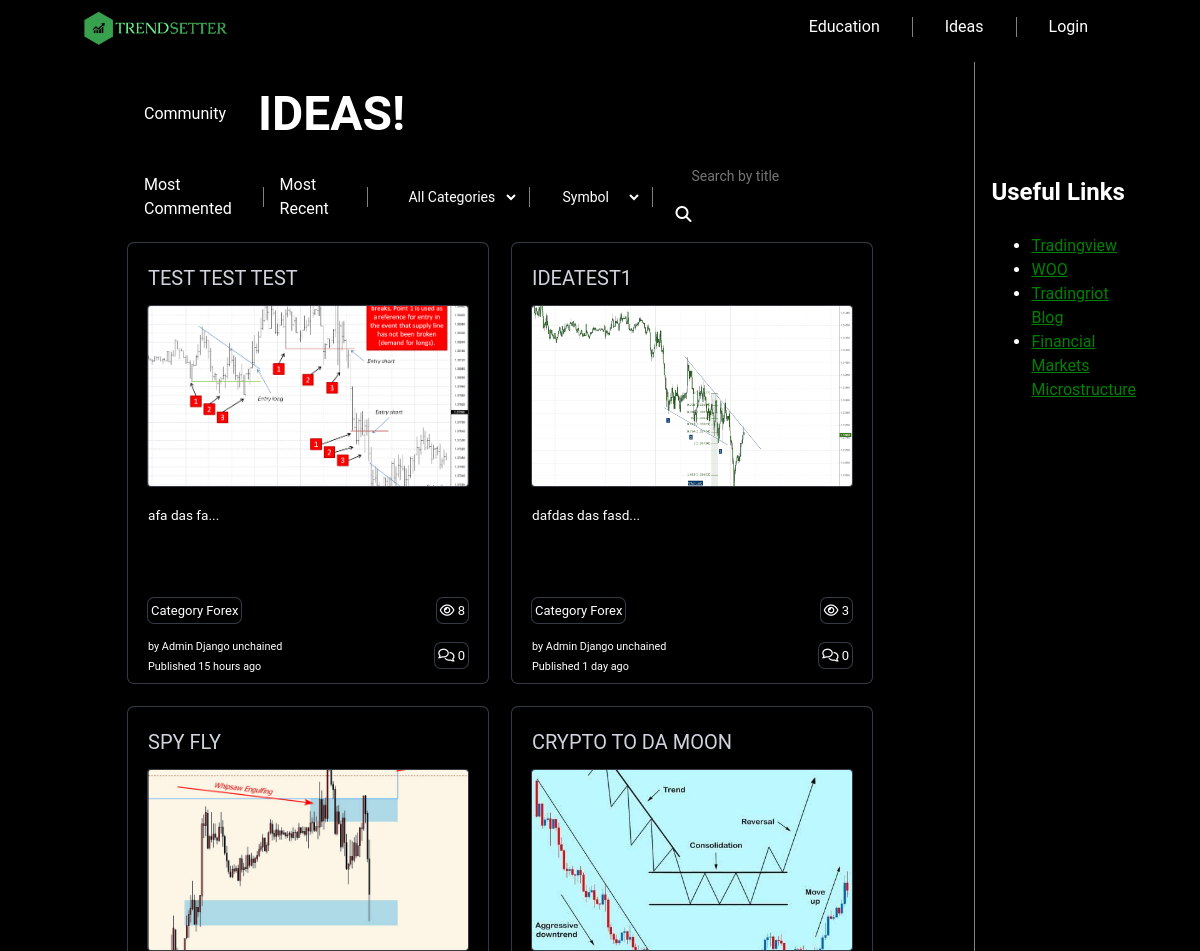
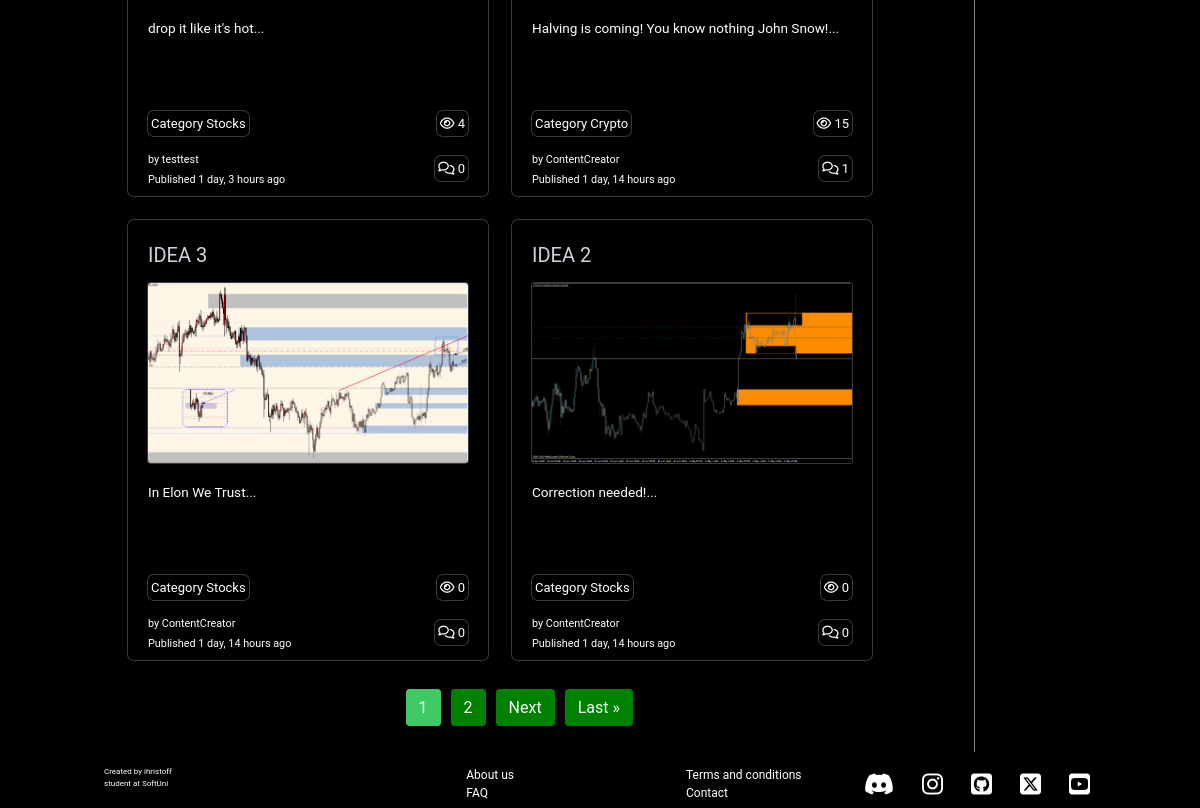
Page /trade_ideas/ideas/ on the earlier database version (2 pictures, top to bottom).
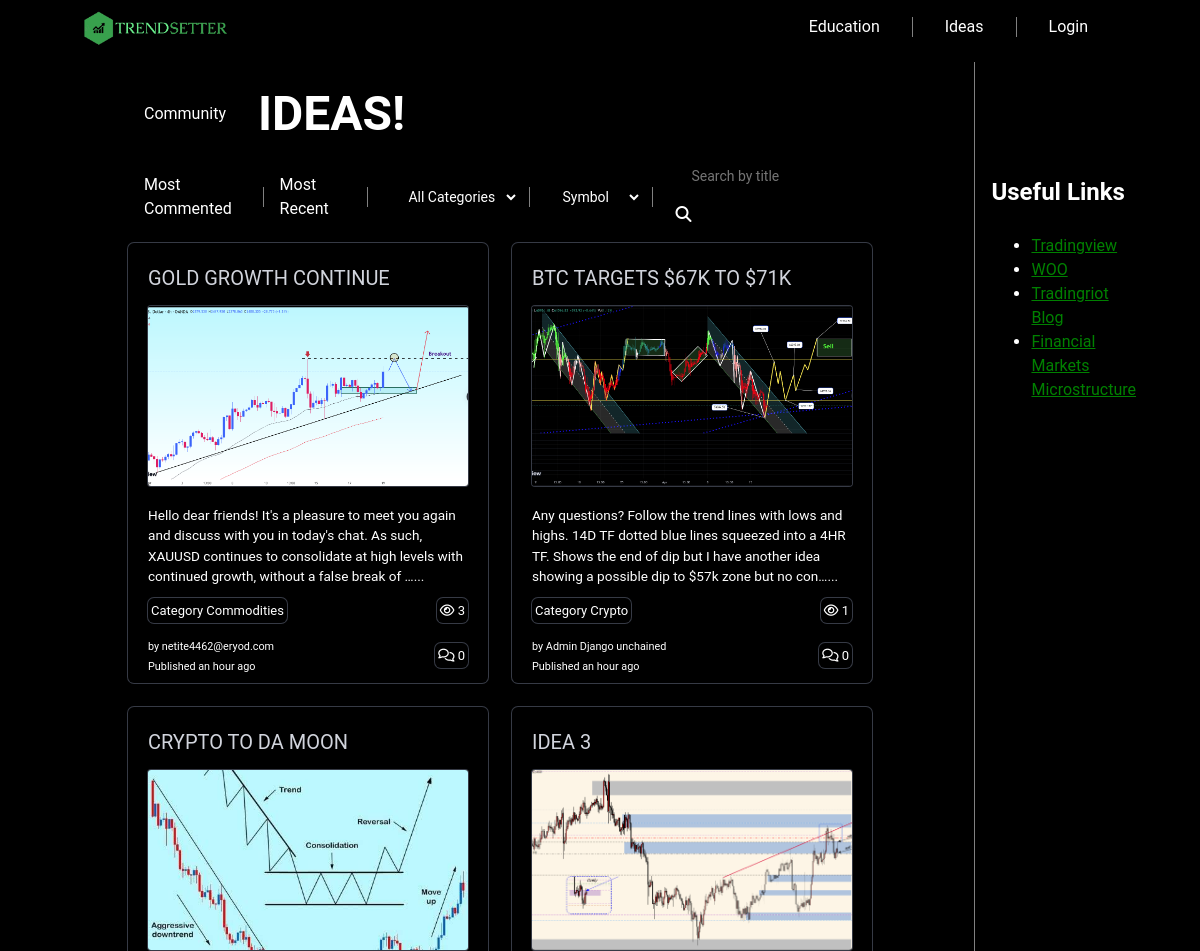
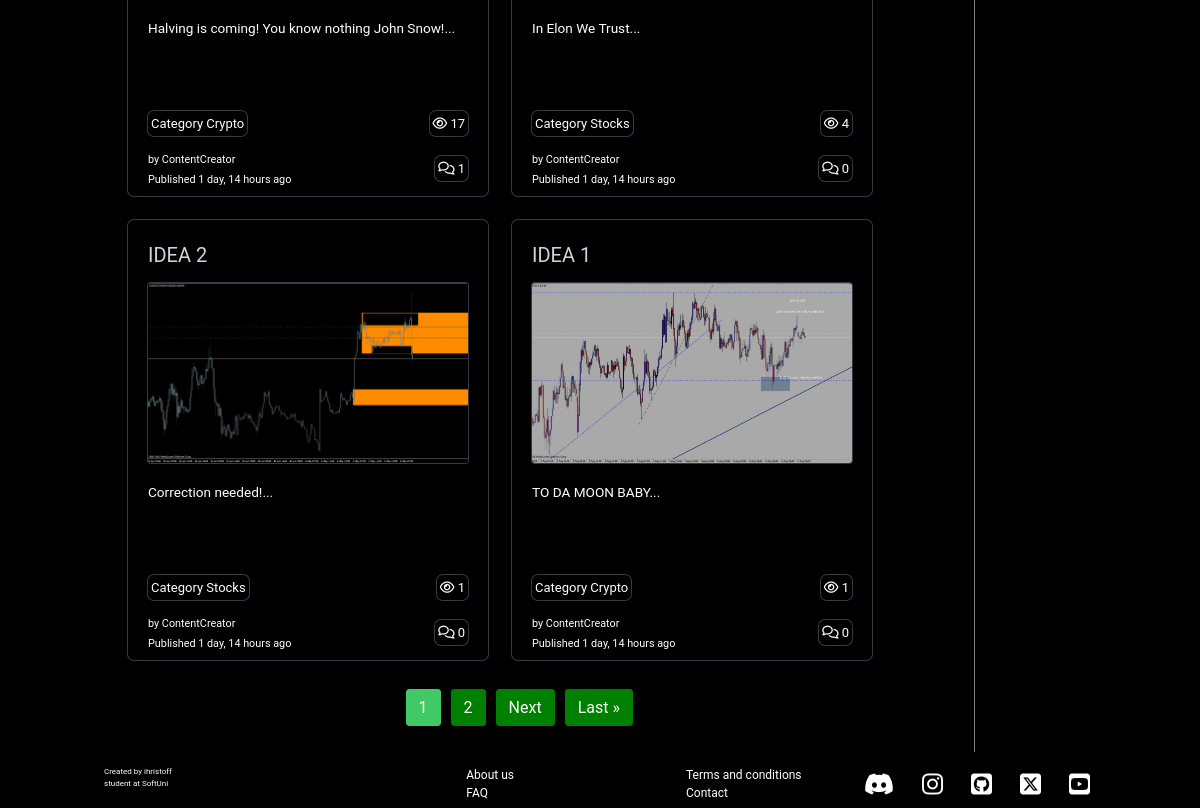
Same page on the later database version (2 pictures, top to bottom).
### TrendSetter/trade_ideas/models.py (models this page shows, shortened)
class TradeIdea(models.Model):
    MAX_MARKET_LENGTH = 15
    TIMEFRAME_CHOICES = [
        ('15M', '15M'),
        ('30M', '30M'),
        ('1H', '1H'),
        ('4H', '4H'),
        ('1D', '1D'),
        ('1W', '1W'),
        ('1M', '1M'),
    ]
    SYMBOL_CHOICES = [
        ('FX:EURUSD', 'EURUSD'),
        ('FX:GBPUSD', 'GBPUSD'),
        ('FX:USDCHF', 'USDCHF'),
        ('FX:USDJPY', 'USDJPY'),
        ('FX:EURJPY', 'EURJPY'),
        ('FX:AUDUSD', 'AUDUSD'),
        ('COINBASE:BTCUSD', 'BTCUSD'),
        ('COINBASE:ETHUSD', 'ETHUSD'),
        ('AMEX:SPY', 'SPY'),
        ('NASDAQ:NDX', 'NASDAQ'),
        ('NASDAQ:AAPL', 'AAPL'),
        ('NASDAQ:TSLA', 'TSLA'),
        ('NASDAQ:NVDA', 'NVDA'),
        ('NASDAQ:AMZN', 'AMZN'),
        ('SAXO:XAUUSD', 'GOLD'),
        ('SAXO:XAGUSD', 'SILVER'),
        ('Other', 'Other'),
    ]
    CATEGORY_CHOICES = [
        ('Forex', 'Forex'),
        ('Crypto', 'Crypto'),
        ('Indicies', 'Indicies'),
        ('Stocks', 'Stocks'),
        ('Commodites', 'Commodities'),
        ('Other', 'Other'),
    ]
    user = models.ForeignKey(UserModel, on_delete=models.SET_NULL, related_name='trade_ideas', null=True,
                             blank=True)
    title = models.CharField(
        max_length=25,
        null=False,
        blank=False,
    )
    idea_image = models.ImageField(
        upload_to='ideas_images/',
        validators=(image_size_validator,),
        null=False,
        blank=False,
    )
    description = models.TextField()
    symbol = models.CharField(
        max_length=MAX_MARKET_LENGTH,
        choices=SYMBOL_CHOICES,
        null=False,
        blank=False,
    )
    timeframe = models.CharField(max_length=20, choices=TIMEFRAME_CHOICES)
    category = models.CharField(max_length=20, choices=CATEGORY_CHOICES, default='Forex')
    created_at = models.DateTimeField(
        auto_now_add=True,
    )
    updated_at = models.DateTimeField(
        auto_now=True,
    )
    views = models.PositiveIntegerField(default=0)
    author_name = models.CharField(max_length=50, null=True, blank=True)

### TrendSetter/accounts/models.py (models this page shows, shortened)
class Profile(models.Model):
    BEGINNER = 'beginner'
    INTERMEDIATE = 'intermediate'
    ADVANCED = 'advanced'
    EXPERT = 'Expert'
    EXPERIENCE_CHOICES = [
        (BEGINNER, 'Beginner'),
        (INTERMEDIATE, 'Intermediate'),
        (ADVANCED, 'Advanced'),
        (EXPERT, 'Expert'),
    ]
    user = models.OneToOneField(
        TrendSetterUser,
        on_delete=models.CASCADE,
        primary_key=True,
    )
    profile_image = models.ImageField(
        upload_to='profile_images/',
        validators=(image_size_validator,),
        null=True,
        blank=True,
    )
    username = models.CharField(max_length=25, unique=True, null=True, blank=True)
    send_mail_for_new_article=models.BooleanField(default=False)
    show_email = models.BooleanField(default=True)
    bio = models.CharField(max_length=500, null=True, blank=True)
    date_of_birth = models.DateField(null=True, blank=True)
    age = models.PositiveIntegerField(
        null=True,
        blank=True,
    )
    location = models.CharField(max_length=50, null=True, blank=True)
    trading_experience = models.CharField(
        max_length=12,
        choices=EXPERIENCE_CHOICES,
        default=BEGINNER,
    )

class TrendSetterUser(auth_models.AbstractBaseUser, auth_models.PermissionsMixin):
    EMAIL_MAX_LENGTH = 50
    email = models.EmailField(
        unique=True,
        max_length=EMAIL_MAX_LENGTH,
        null=False,
        blank=False,
        error_messages={'unique': 'A user with that email already exists',}
    )
    date_joined = models.DateTimeField(
        auto_now_add=True,
    )
    is_staff = models.BooleanField(
        default=False,
    )
    USERNAME_FIELD = "email"
    objects= TrendSetterUserManager()
    def __str__(self):
        return self.email
    class Meta:
        verbose_name = "User"

### TrendSetter/trade_ideas/views.py (the view, shortened to what this page needs)
# urls.py: path('ideas/', TradeIdeasDashboardView.as_view(), name='trade ideas dashboard'),
class TradeIdeasDashboardView(views.ListView):
    queryset = TradeIdea.objects.all()
    template_name = 'trade_ideas/trade_ideas_dashboard.html'
    context_object_name = 'ideas'
    ordering = ['-created_at']  # Display articles in descending order of creation date
    paginate_by =6
    def get_queryset(self):
        return TradeIdea.objects.all().order_by('-created_at').annotate(num_comments=Count('comment'), )
    def get_context_data(self, **kwargs):
        context = super().get_context_data(**kwargs)
        search_query = self.request.GET.get('q')
        filter_type = self.request.GET.get('filter')
        category = self.request.GET.get('category')
        symbol = self.request.GET.get('symbol')
        queryset = self.get_queryset()
        if filter_type == 'most_viewed':
            queryset = self.get_most_viewed(queryset)
        elif filter_type == 'most_commented':
            queryset = self.get_most_commented(queryset)
        elif filter_type == 'most_recent':
            queryset = queryset.order_by('-created_at')
        if category:
            queryset = queryset.filter(category=category)
        elif symbol:
            queryset = queryset.filter(symbol=symbol)
        elif search_query:
            queryset = queryset.filter(title__icontains=search_query)
        context['filter_type'] = filter_type
        context['category'] = category
        context['categories'] = TradeIdea.CATEGORY_CHOICES
        context['symbols'] = TradeIdea.SYMBOL_CHOICES # Dynamic categories
        paginator = Paginator(queryset, self.paginate_by)
        page = self.request.GET.get('page')
        context['ideas'] = paginator.get_page(page)
        return context

### templates/trade_ideas/trade_ideas_dashboard.html (shortened to what this page needs)
{% extends "base.html" %}
{% load static %}
{% load humanize %}
{% load custom_filters %}
{% block content %}
<div class="idea-container">
    <div class="main">
        <div class="page-info">
            <p>Community </p>
            <h1>IDEAS!</h1>
        </div>
        <div class="filter-container">
            <a href="?filter=most_commented" class="nav-link">Most Commented</a>
            <a href="?filter=most_recent" class="nav-link">Most Recent</a>
            <div class="search">
                <form method="get" action="{% url 'trade ideas dashboard' %}" class="filter-form">
                    <select name="category" class="filter-select">
                        <option value="">All Categories</option>
                    </select>
                    <select name="symbol" class="filter-select">
                        <option value="">Symbol</option>
                    </select>
                    <div class="title-search">
                        <input type="text" name="q" placeholder="Search by title" value="{{ request.GET.q }}"
                               class="filter-input">
                        <button type="submit" class="filter-button">
                            <i class="fa fa-search"></i>
                        </button>
                    </div>
                </form>
            </div>
        </div>
        <div class="all-cards">
            {% for idea in ideas %}
                <div class="card">
                    <a class="card-title" href="{% url 'details idea' idea.pk %}">{{ idea.title|upper }}</a>
                    <img class="card-img" src="{{ idea.idea_image.url }}" alt="{{ idea.title }}"/>
                    <p class="card-description">{{ idea.description|safe |truncatechars:200|sanitize }}...</p>
                    <div class="info-1">
                        <p class="card-item-icon">Category {{ idea.category }}</p>
                <p class="card-item-icon"><i class="fa-regular fa-eye"></i> {{ idea.views }}</p>
                    </div>
                    <div class="info-2">
                                <div class="card-info-left">
                                    {% if idea.user.profile.username %}
                                        <p class="card-item"><small class="card-item small">
                                            by {{ idea.user.profile.username }}</small></p>
                                    {% elif idea.user %}
                                        <p class="card-item"><small class="card-item small">
                                            by {{ idea.user }}</small></p>
                                    {% elif idea.author_name %}
                                        <p class="card-item"><small class="card-item small">
                                            by {{ idea.author_name }}</small></p>
                                    {% else %}
                                        <p class="card-item"><small class="card-item small"> by Editor</small></p>
                                    {% endif %}
                                    <p class="card-item"><small
                                            class="card-item small">Published {{ idea.created_at |naturaltime}}</small></p>
                                </div>
                                <p class="card-item-icon"><i
                                        class="fa-regular fa-comments"></i> {{ idea.num_comments }}</p>
                            </div>
                </div>
            {% endfor %}
        </div>
        <div class="pagination-container">
            <ul class="pagination">
                {% if ideas.paginator.num_pages > 1 %}
                    {% for i in ideas.paginator.page_range %}
                        {% if ideas.number == i %}
                            <li class="page-item active">
                                <span class="page-link">{{ i }}</span>
                            </li>
                        {% else %}
                            <li class="page-item">
                                <a href="?page={{ i }}" class="page-link">{{ i }}</a>
                            </li>
                        {% endif %}
                    {% endfor %}
                {% endif %}
                {% if ideas.has_next %}
                    <li class="page-item">
                        <a href="?page={{ ideas.next_page_number }}" class="page-link">Next</a>
                    </li>
                    <li class="page-item">
                        <a href="?page={{ ideas.paginator.num_pages }}" class="page-link">Last &raquo;</a>
                    </li>
                {% endif %}
            </ul>
        </div>
    </div>
    <div class="side-bar-left">
            <div class="side-bar-div">
                <h2>Useful Links</h2>
                <ul>
                    <li><a href="https://www.tradingview.com/">Tradingview </a></li>
                    <li><a href="https://x.woo.org/register?ref=RIOTRIOT">WOO</a></li>
                    <li><a href="https://tradingriot.com/blog">Tradingriot Blog</a></li>
                    <li><a href="https://www.youtube.com/channel/UCzNpiFiu-8b5mS3yOMhH5XA">Financial Markets
                        Microstructure</a></li>
                </ul>
            </div>
    </div>
</div>
{% endblock %}

### templates/base.html (shortened to what this page needs)
{% load custom_filters %}
{% load static %}
<!DOCTYPE html>
<html lang="en">
<head>
    <link rel="stylesheet" href="{% static 'css/reset.css' %}">
    <link rel="stylesheet" href="{% static 'css/base.css' %}">
</head>
<body>
<section id="top">
    <header class="header">
        <div class="logo">
            <a href="{% url 'index' %}">
                <img src="{% static 'images/logo.png' %} " width="150" alt="TRENDSETTER">
            </a>
        </div>
        <nav class="navigation">
            <ul role="list">
                <li class="nav-item"><a href="{% url 'education articles' %}" class="nav-link ">Education</a></li>
                <li class="nav-item"><a href="{% url 'trade ideas dashboard' %}" class="nav-link">Ideas</a></li>
                {% if not request.user.is_authenticated %}
                    <li class="nav-item"><a href="{% url 'login' %}" class="nav-link">Login</a></li>
                {% endif %}
            </ul>
        </nav>
    </header>
</section>
<section id="main-section">
    {% block content %}
    {% endblock %}
</section>
<footer>
    <div class="footer-left">
        <div class="created-by">
            <p>Created by ihristoff</p>
            <p>student at <a href="https://softuni.bg" class="softuni-link">SoftUni</a></p>
        </div>
        <div class="footer-center">
            <ul role="list">
                <li><a href="{% url 'about' %}" class="footer-link">About us</a></li>
                <li><a href="{% url 'faq' %}" class="footer-link">FAQ</a></li>
            </ul>
        </div>
    </div>
    <div class="footer-right">
        <div class="footer-center">
            <ul role="list">
                <li><a href="{% url 'terms and conditions' %}" class="footer-link">Terms and conditions</a></li>
                <li><a href="{% url 'contact' %}" class="footer-link">Contact</a></li>
            </ul>
        </div>
        <div class="socials">
            <div class="social-icons">
                <a href="https://discord.gg/SH7ERRZ9" class="footer-link"><i
                        class="fa-brands fa-discord"></i></a>
                <a href="https://www.instagram.com/forexdoc.htc/?hl=en" class="footer-link"><i
                        class="fa-brands fa-instagram icon"></i></a>
                <a href="https://github.com/ihristoff" class="footer-link"><i
                        class="fa-brands fa-square-github"></i></a>
                <a href="https://twitter.com/JohnKicklighter" class="footer-link"><i
                        class="fa-brands fa-square-x-twitter"></i></a>
                <a href="https://www.youtube.com/@FrozenTundraTrader" class="footer-link"><i
                        class="fa-brands fa-square-youtube"></i></a>
            </div>
        </div>
    </div>
</footer>
</body>
</html>

Differences in the rows shown:
removed TradeIdea: title "TEST TEST TEST", idea_image (picture), description|sanitize "afa das fa", category "Forex", views "8", user.profile.username "Admin Django unchained", created_at "15 hours ago", num_comments "0"
removed TradeIdea: title "IDEATEST1", idea_image (picture), description|sanitize "dafdas das fasd", category "Forex", views "3", user.profile.username "Admin Django unchained", created_at "1 day ago", num_comments "0"
removed TradeIdea: title "SPY FLY", idea_image (picture), description|sanitize "drop it like it's hot", category "Stocks", views "4", user.profile.username "testtest", created_at "1 day, 3 hours ago", num_comments "0"
added TradeIdea: title "GOLD GROWTH CONTINUE", idea_image (picture), description|sanitize "Hello dear friends! It's a pleasure to meet you again and discuss with you in today's chat. As such, XAUUSD continues to consolidate at high levels with continued growth, without a false break of …", category "Commodities", views "3", user "netite4462@eryod.com", created_at "an hour ago", num_comments "0"
added TradeIdea: title "BTC TARGETS $67K TO $71K", idea_image (picture), description|sanitize "Any questions? Follow the trend lines with lows and highs. 14D TF dotted blue lines squeezed into a 4HR TF. Shows the end of dip but I have another idea showing a possible dip to $57k zone but no con…", category "Crypto", views "1", user.profile.username "Admin Django unchained", created_at "an hour ago", num_comments "0"
changed TradeIdea "CRYPTO TO DA MOON": views "15" → "17"
changed TradeIdea "IDEA 3": views "0" → "4"
changed TradeIdea "IDEA 2": views "0" → "1"
now on this page (row edited): TradeIdea: title "IDEA 1", idea_image (picture), description|sanitize "TO DA MOON BABY", category "Crypto", views "1", user.profile.username "ContentCreator", created_at "1 day, 14 hours ago", num_comments "0"
